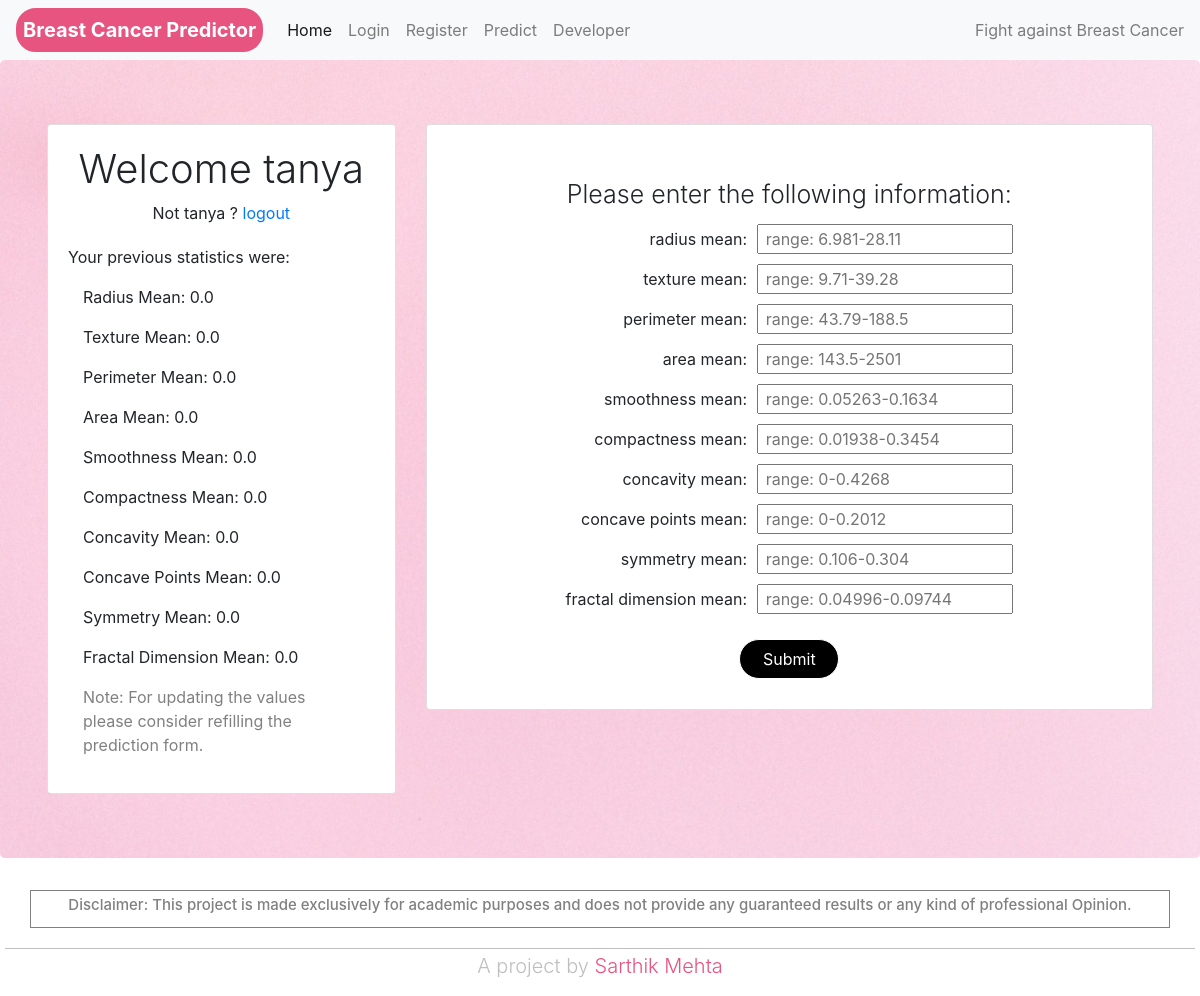
Page /predict/ (signed in) on the earlier database version.
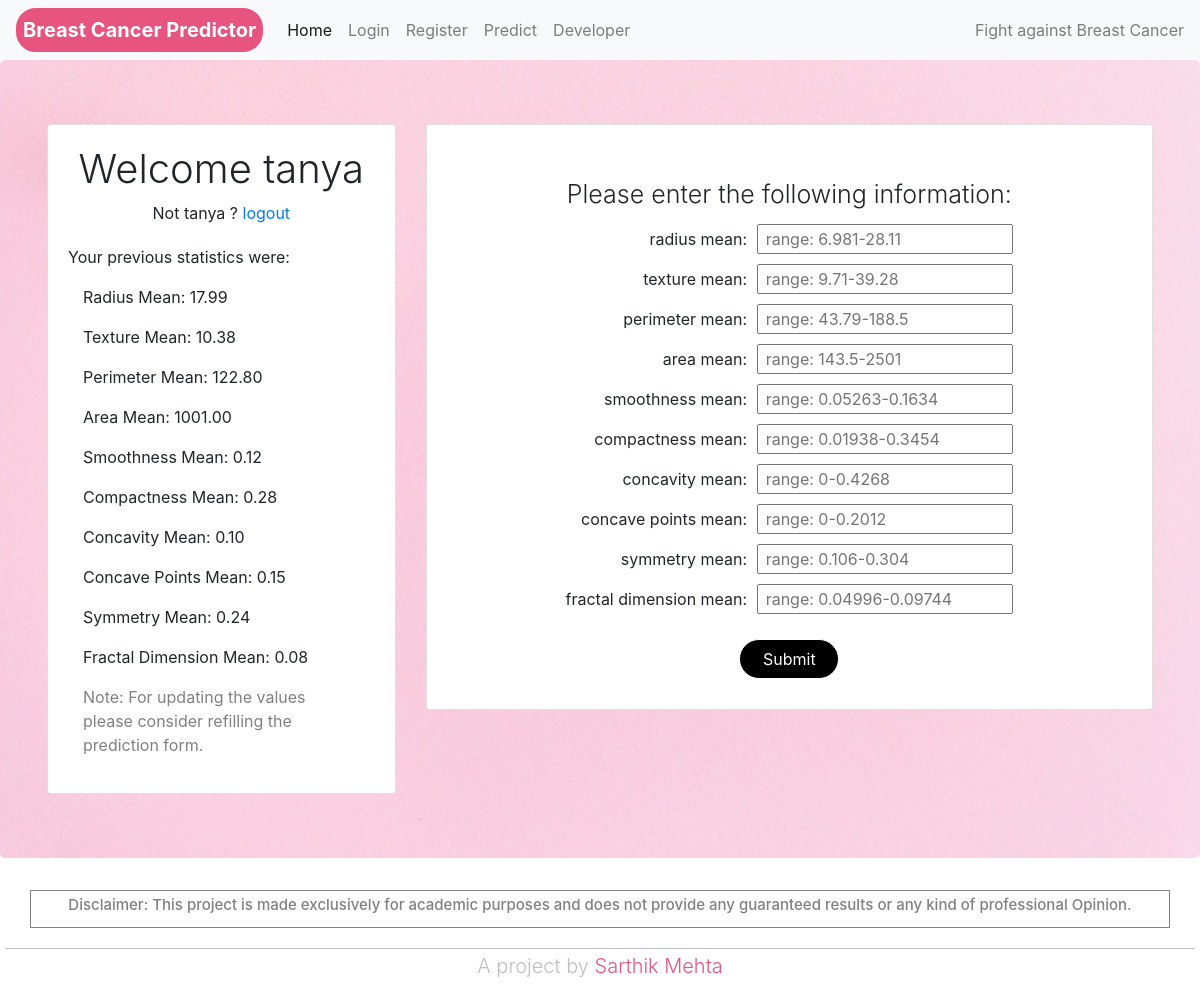
Same page on the later database version.
### BreastCancerPrediction/models.py (models this page shows, shortened)
class userData(models.Model):
    user = models.ForeignKey(
        settings.AUTH_USER_MODEL,
        on_delete=models.CASCADE,
    )
    radiusMean = models.DecimalField(max_digits=10, decimal_places=2)
    textureMean = models.DecimalField(max_digits=10, decimal_places=2)
    perimeterMean = models.DecimalField(max_digits=10, decimal_places=2)
    areaMean = models.DecimalField(max_digits=10, decimal_places=2)
    smoothnessMean = models.DecimalField(max_digits=10, decimal_places=2)
    compactnessMean = models.DecimalField(max_digits=10, decimal_places=2)
    concavityMean = models.DecimalField(max_digits=10, decimal_places=2)
    concavePointMean = models.DecimalField(max_digits=10, decimal_places=2)
    symmetryMean = models.DecimalField(max_digits=10, decimal_places=2)
    fractalDimensionMean = models.DecimalField(max_digits=10, decimal_places=2)

### BreastCancerPrediction/views.py (the view)
# urls.py: path("predict/", views.predict, name='predict'),
def predict(request):
    if not request.user.is_authenticated:
        messages.info(request, 'You need to login first in order to use prediction tool.')
        return redirect('login')
    currentuser = request.user
    radiusMean = 0.00
    textureMean = 0.00
    perimeterMean = 0.00
    areaMean = 0.00
    smoothnessMean = 0.00
    compactnessMean = 0.00
    concavityMean = 0.00
    concavePointMean = 0.00
    symmetryMean = 0.00
    fractalDimensionMean = 0.00
    if userData.objects.filter(user=currentuser).exists():
        userdata = userData.objects.get(user=currentuser)
        radiusMean = userdata.radiusMean
        textureMean = userdata.textureMean
        perimeterMean = userdata.perimeterMean
        areaMean = userdata.areaMean
        smoothnessMean = userdata.smoothnessMean
        compactnessMean = userdata.compactnessMean
        concavityMean = userdata.concavityMean
        concavePointMean = userdata.concavePointMean
        symmetryMean = userdata.symmetryMean
        fractalDimensionMean = userdata.fractalDimensionMean
    userstats = [radiusMean, textureMean, perimeterMean, areaMean, smoothnessMean, compactnessMean, concavityMean,
                 concavePointMean, symmetryMean, fractalDimensionMean]
    return render(request, 'predict.html', {'userstats': userstats})

### templates/predict.html (shortened to what this page needs)
{% extends 'base.html' %}
{% load static %}
{% block head %}
    <link rel="stylesheet" href="{% static 'BreastCancerPrediction/css/main.css' %}">
    <link href="https://cdn.jsdelivr.net/npm/bootstrap@5.1.3/dist/css/bootstrap.min.css" rel="stylesheet">
{% endblock head %}
{% block content %}
        <div class="mainBanner jumbotron">
            <div class="container">
                <div class="row">
                    <div class="col-4">
                        <div class="card">
                              <div class="card-body">
                                 <h1 class="display-4" style="font-size:40px;text-align:center;">Welcome {{request.user}}</h1>
                                <div style="text-align:center;margin-bottom:20px;"> Not {{request.user}} ? <a href="{% url 'logout'%}">logout</a></div>
                                <p>Your previous statistics were:</p>
                                <div class="stats container">
                                    <p>Radius Mean: {{userstats.0}}</p>
                                    <p>Texture Mean: {{userstats.1}}</p>
                                    <p>Perimeter Mean: {{userstats.2}}</p>
                                    <p>Area Mean: {{userstats.3}}</p>
                                    <p>Smoothness Mean: {{userstats.4}}</p>
                                    <p>Compactness Mean: {{userstats.5}}</p>
                                    <p>Concavity Mean: {{userstats.6}}</p>
                                    <p>Concave Points Mean: {{userstats.7}}</p>
                                    <p>Symmetry Mean: {{userstats.8}}</p>
                                    <p>Fractal Dimension Mean: {{userstats.9}}</p>
                                    <p style="color:grey;">Note: For updating the values please consider refilling the prediction form.</p>
                                </div>
                              </div>
                        </div>
                    </div>
                    <div class="col-8">
                       <div class="card">
                           <div class="card-body">
                                   <div align="center">
                    <h3 class="display-4" style="font-size:25px;margin-top:5%;" >Please enter the following information:</h3>
                    <form action="result">
                        <table>
                            <tr>
                                <td align="right">radius mean:</td>
                                <td align="left"><input type="text" name="n1" required placeholder=" range: 6.981-28.11"></td>
                            </tr>
                            <tr>
                                <td align="right">texture mean:</td>
                                <td align="left"><input type="text" name="n2" required placeholder=" range: 9.71-39.28"></td>
                            </tr>
                            <tr>
                                <td align="right">perimeter mean:</td>
                                <td align="left"><input type="text" name="n3" required placeholder=" range: 43.79-188.5"></td>
                            </tr>
                            <tr>
                                <td align="right">area mean:</td>
                                <td align="left"><input type="text" name="n4" required placeholder=" range: 143.5-2501"></td>
                            </tr>
                            <tr>
                                <td align="right">smoothness mean:</td>
                                <td align="left"><input type="text" name="n5" required placeholder=" range: 0.05263-0.1634"></td>
                            </tr>
                            <tr>
                                <td align="right">compactness mean:</td>
                                <td align="left"><input type="text" name="n6" required placeholder=" range: 0.01938-0.3454"></td>
                            </tr>
                            <tr>
                                <td align="right">concavity mean:</td>
                                <td align="left"><input type="text" name="n7" required placeholder=" range: 0-0.4268"></td>
                            </tr>
                            <tr>
                                <td align="right">concave points mean:</td>
                                <td align="left"><input type="text" name="n8" required placeholder=" range: 0-0.2012"></td>
                            </tr>
                            <tr>
                                <td align="right">symmetry mean:</td>
                                <td align="left"><input type="text" name="n9" required placeholder=" range: 0.106-0.304"></td>
                            </tr>
                            <tr>
                                <td align="right">fractal dimension mean:</td>
                                <td align="left"><input type="text" name="n10" required placeholder=" range: 0.04996-0.09744"></td>
                            </tr>
                        </table>
                        <input type="submit" style="margin-top:20px;color:white;background-color:black;padding:7px;border-radius:25px;font-size:16px;border:1px solid white;width:100px;">
                    </form>
                </div>
                           </div>
                       </div>
                    </div>
                </div>
        </div>
        </div>
        <div class="container" style="border:1px solid gray;margin-bottom:20px;">
            <h4 class="Display-4" style="font-size:15px;color:grey;text-align:center;padding:5px;"> Disclaimer: This project is made exclusively for academic purposes and does not provide any guaranteed results or any kind of professional Opinion.</h4>
        </div>
{% endblock content %}

### templates/base.html (shortened to what this page needs)
<!DOCTYPE html>
<html>
    <head>
        {% block head %}
        {% endblock head %}
<link rel="stylesheet" href="https://stackpath.bootstrapcdn.com/bootstrap/4.1.3/css/bootstrap.min.css">
	<link rel="stylesheet" href="https://use.fontawesome.com/releases/v5.6.1/css/all.css">
    </head>
    <body>
        <header>
               <nav class="navbar navbar-expand-lg navbar-light bg-light">
  <a class="navbar-brand" href="{% url 'home'%}" Style="color:white;background-color:#e75480;font-weight:bold;padding:5px;border-radius:20px;border:2px solid #e75480;"> Breast Cancer Predictor </a>
  <div class="collapse navbar-collapse" id="navbarText">
    <ul class="navbar-nav mr-auto">
      <li class="nav-item active">
        <a class="nav-link" href="{% url 'home'%}">Home <span class="sr-only">(current)</span></a>
      </li>
      <li class="nav-item">
        <a class="nav-link" href="{% url 'login'%}">Login</a>
      </li>
      <li class="nav-item">
        <a class="nav-link" href="{% url 'register'%}">Register</a>
      </li>
        <li class="nav-item">
        <a class="nav-link" href="{% url 'predict'%}">Predict</a>
      </li>
        <li class="nav-item">
        <a class="nav-link" href="https://www.linkedin.com/in/sarthik-mehta-277429166/">Developer</a>
      </li>
    </ul>
    <span class="navbar-text">
      Fight against Breast Cancer
    </span>
  </div>
</nav>
        </header>
        {% block content %}
        {% endblock content %}
        <footer>
            <div class="myFooter">
                <h4 class="display-4" style="font-size:20px;color:#BEBEBE;">A project by <a href="https://www.linkedin.com/in/sarthik-mehta-277429166/" style="color:#e75480;">Sarthik Mehta</a></h4>
            </div>
        </footer>
    </body>
</html>

### templates/base.html (style rules this page uses)
header { background-color:white; width:100%; }
.myFooter { border-top:1px solid #BEBEBE; text-align:center; padding:5px; margin:5px; background-color:white; }

Differences in the rows shown:
added userData: radiusMean "17.99", textureMean "10.38", perimeterMean "122.80", areaMean "1001.00", smoothnessMean "0.12", compactnessMean "0.28", concavityMean "0.10", concavePointMean "0.15", symmetryMean "0.24", fractalDimensionMean "0.08"
Other differences:
{{ userstats.0 }}: "0.0" → (not shown)
{{ userstats.1 }}: "0.0" → (not shown)
{{ userstats.2 }}: "0.0" → (not shown)
{{ userstats.3 }}: "0.0" → (not shown)
{{ userstats.4 }}: "0.0" → (not shown)
{{ userstats.5 }}: "0.0" → (not shown)
{{ userstats.6 }}: "0.0" → (not shown)
{{ userstats.7 }}: "0.0" → (not shown)
{{ userstats.8 }}: "0.0" → (not shown)
{{ userstats.9 }}: "0.0" → (not shown)
